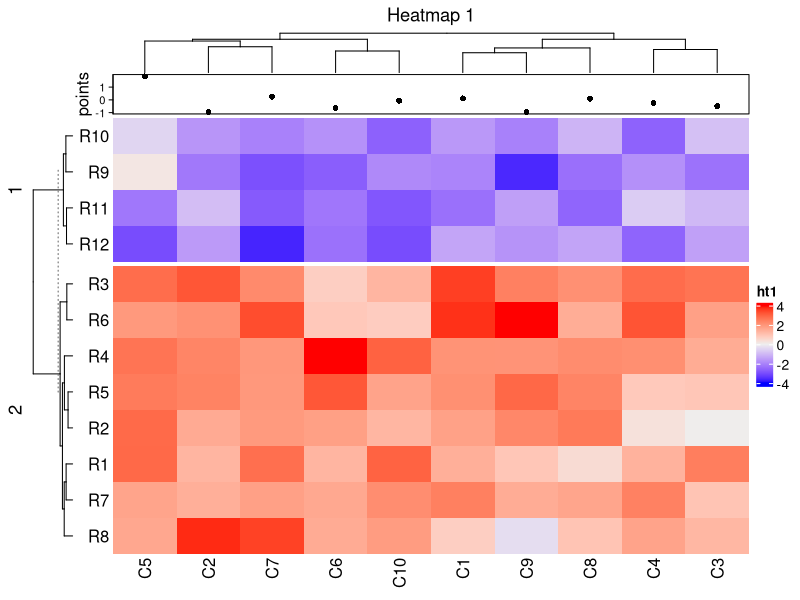
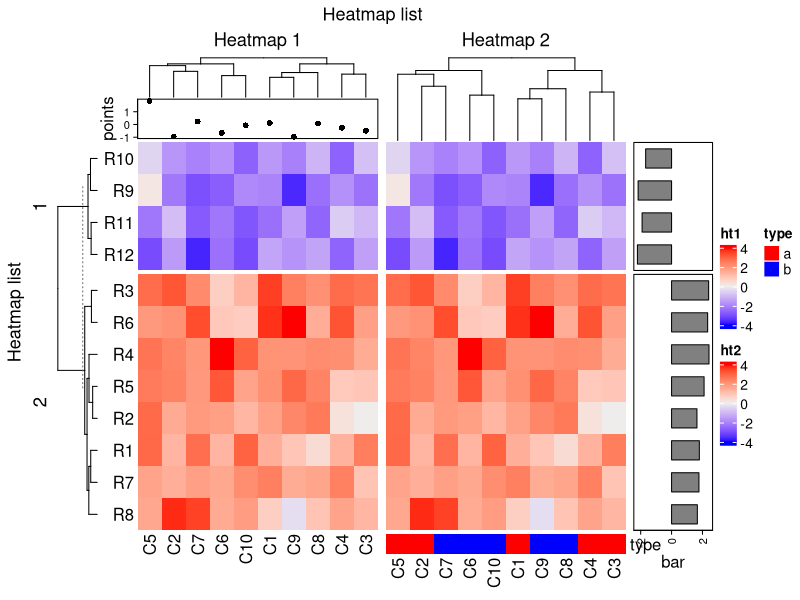
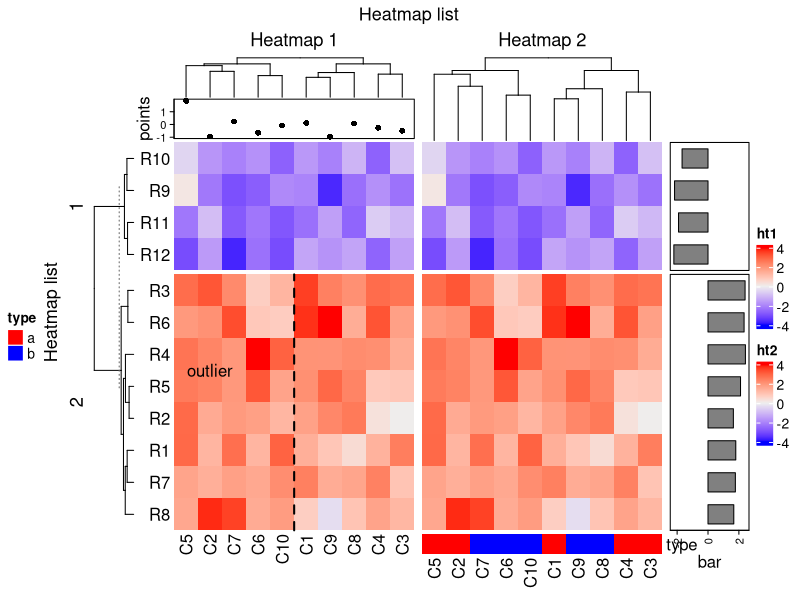

The R source for these figures, in order: (Note: this script raises an error after producing the figures.)
# rm(list=ls())
library(ComplexHeatmap)
set.seed(123)
mat = matrix(rnorm(80, 2), 8, 10)
mat = rbind(mat, matrix(rnorm(40, -2), 4, 10))
rownames(mat) = paste0("R", 1:12)
colnames(mat) = paste0("C", 1:10)


#  first try --------------------------------------------------------------


ha_column1 = HeatmapAnnotation(points = anno_points(rnorm(10)), 
                               annotation_name_side = "left")
(ht1 = Heatmap(mat, name = "ht1", km = 2, column_title = "Heatmap 1", 
              top_annotation = ha_column1, row_names_side = "left"))

ha_column2 = HeatmapAnnotation(type = c(rep("a", 5), rep("b", 5)),
                               col = list(type = c("a" = "red", "b" = "blue")))
ht2 = Heatmap(mat, name = "ht2", row_title = "Heatmap 2", column_title = "Heatmap 2",
              bottom_annotation = ha_column2)

ht_list = ht1 + ht2 + 
  rowAnnotation(bar = anno_barplot(rowMeans(mat), width = unit(2, "cm")))
draw(ht_list, row_title = "Heatmap list", column_title = "Heatmap list")
list_components()


ht_list = draw(ht_list, row_title = "Heatmap list", column_title = "Heatmap list", 
               heatmap_legend_side = "right", annotation_legend_side = "left")

decorate_heatmap_body("ht1", {
  grid.text("outlier", 1.5/10, 2.5/4, default.units = "npc")
  grid.lines(c(0.5, 0.5), c(0, 1), gp = gpar(lty = 2, lwd = 2))
}, slice = 2)

decorate_column_dend("ht1", {
  tree = column_dend(ht_list)$ht1[[1]]
  ind = cutree(as.hclust(tree), k = 2)[order.dendrogram(tree)]
  
  first_index = function(l) which(l)[1]
  last_index = function(l) { x = which(l); x[length(x)] }
  x1 = c(first_index(ind == 1), first_index(ind == 2)) - 1
  x2 = c(last_index(ind == 1), last_index(ind == 2))
  grid.rect(x = x1/length(ind), width = (x2 - x1)/length(ind), just = "left",
            default.units = "npc", gp = gpar(fill = c("#FF000040", "#00FF0040"), col = NA))
})

decorate_row_names("ht1", {
  grid.rect(gp = gpar(fill = "#FF000040"))
}, slice = 2)

decorate_row_title("ht1", {
  grid.rect(gp = gpar(fill = "#00FF0040"))
}, slice = 1)

decorate_annotation("points", {
  grid.lines(c(0, 1), unit(c(0, 0), "native"), gp = gpar(col = "red"))
})


# second try --------------------------------------------------------------

heatmap(mat, name = "mat", 
        row_split = rep(LETTERS[1:3], 6),
        column_split = rep(letters[1:6], 4))

Heatmap(mat, name = "mat", 
        row_km = 2, row_title_gp = gpar(col = c("red", "blue"), font = 1:2),
        row_names_gp = gpar(col = c("green", "orange"), fontsize = c(10, 14)),
        column_km = 3, column_title_gp = gpar(fill = c("red", "blue", "green"), font = 1:3),
        column_names_gp = gpar(col = c("green", "orange", "purple"), fontsize = c(10, 14, 8)))



# complexheatmap working --------------------------------------------------

ha_column1 = HeatmapAnnotation(points = anno_points(rnorm(10)), 
                               annotation_name_side = "left")

(ht1 = Heatmap(mat, name = "ht1", km = 2, column_km = 2, column_title = "Heatmap 1", 
               top_annotation = ha_column1, row_names_side = "left"))

decorate_heatmap_body("ht1", {
  grid.text("outlier", 1.5/10, 2.5/4, default.units = "npc")
  grid.lines(c(0.5, 0.5), c(0, 1), gp = gpar(lty = 2, lwd = 2))
}, slice = 2)


decorate_row_names("ht1", {
  grid.rect(gp = gpar(fill = "#FF000040"))
}, slice = 2)

decorate_row_title("ht1", {
  grid.rect(gp = gpar(fill = "#00FF0040"))
}, slice = 1)

decorate_annotation("points", {
  grid.lines(c(0, 1), unit(c(0, 0), "native"), gp = gpar(col = "red"))
})


# https://www.r-graph-gallery.com/2d-density-plot-with-ggplot2/ -----------


# Library
library(tidyverse)

# Data
a <- data.frame( x=rnorm(20000, 10, 1.9), y=rnorm(20000, 10, 1.2) )
b <- data.frame( x=rnorm(20000, 14.5, 1.9), y=rnorm(20000, 14.5, 1.9) )
c <- data.frame( x=rnorm(20000, 9.5, 1.9), y=rnorm(20000, 15.5, 1.9) )
data <- rbind(a,b,c)


# Basic scatterplot
ggplot(data, aes(x=x, y=y) ) +
  geom_point()


# Show the contour only
ggplot(data, aes(x=x, y=y) ) +
  geom_density_2d()

# Show the area only
ggplot(data, aes(x=x, y=y) ) +
  stat_density_2d(aes(fill = ..level..), geom = "polygon")

# Area + contour
ggplot(data, aes(x=x, y=y) ) +
  stat_density_2d(aes(fill = ..level..), geom = "polygon", colour="white")

# Using raster
ggplot(data, aes(x=x, y=y) ) +
  stat_density_2d(aes(fill = ..density..), geom = "raster", contour = FALSE) +
  scale_x_continuous(expand = c(0, 0)) +
  scale_y_continuous(expand = c(0, 0)) +
  theme(
    legend.position='none'
  )






# Call the palette with a number
ggplot(d.long, aes(x=c(1:nrow(d.long)), y=Communal) ) +
  stat_density_2d(aes(fill = ..density..), geom = "raster", contour = FALSE) +
  scale_fill_distiller(palette=4, direction=-1) +
  scale_x_continuous(expand = c(0, 0)) +
  scale_y_continuous(expand = c(0, 0)) +
  theme(
    legend.position='none'
  )


# The direction argument allows to reverse the palette
ggplot(data, aes(x=x, y=y) ) +
  stat_density_2d(aes(fill = ..density..), geom = "raster", contour = FALSE) +
  scale_fill_distiller(palette=4, direction=1) +
  scale_x_continuous(expand = c(0, 0)) +
  scale_y_continuous(expand = c(0, 0)) +
  theme(
    legend.position='none'
  )

# You can also call the palette using a name.
ggplot(data, aes(x=x, y=y) ) +
  stat_density_2d(aes(fill = ..density..), geom = "raster", contour = FALSE) +
  scale_fill_distiller(palette= "Spectral", direction=1) +
  scale_x_continuous(expand = c(0, 0)) +
  scale_y_continuous(expand = c(0, 0)) +
  theme(
    legend.position='none'
  )

# Call the palette with a number
ggplot(data, aes(x=x, y=y) ) +
  stat_density_2d(aes(fill = ..density..), geom = "raster", contour = FALSE) +
  scale_fill_distiller(palette=4, direction=-1) +
  scale_x_continuous(expand = c(0, 0)) +
  scale_y_continuous(expand = c(0, 0)) +
  theme(
    legend.position='none'
  )

# The direction argument allows to reverse the palette
ggplot(data, aes(x=x, y=y) ) +
  stat_density_2d(aes(fill = ..density..), geom = "raster", contour = FALSE) +
  scale_fill_distiller(palette=4, direction=1) +
  scale_x_continuous(expand = c(0, 0)) +
  scale_y_continuous(expand = c(0, 0)) +
  theme(
    legend.position='none'
  )

# You can also call the palette using a name.
ggplot(data, aes(x=x, y=y) ) +
  stat_density_2d(aes(fill = ..density..), geom = "raster", contour = FALSE) +
  scale_fill_distiller(palette= "Spectral", direction=1) +
  scale_x_continuous(expand = c(0, 0)) +
  scale_y_continuous(expand = c(0, 0)) +
  theme(
    legend.position='none'
  )
